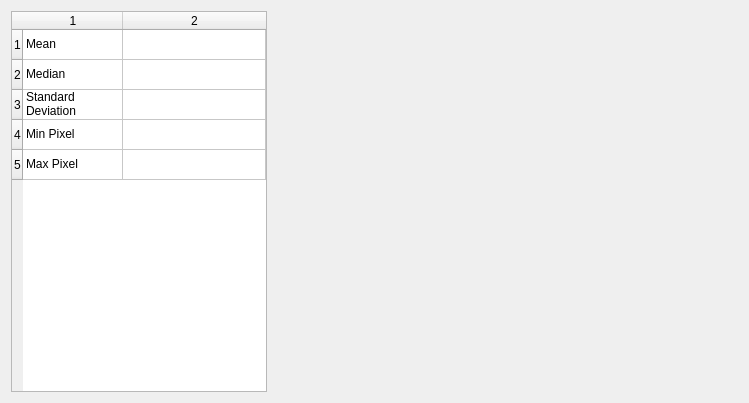
<?xml version="1.0" encoding="UTF-8"?>
<ui version="4.0">
 <class>ImageStatisticsOverview</class>
 <widget class="QWidget" name="ImageStatisticsOverview">
  <property name="geometry">
   <rect>
    <x>0</x>
    <y>0</y>
    <width>749</width>
    <height>403</height>
   </rect>
  </property>
  <property name="windowTitle">
   <string>Form</string>
  </property>
  <layout class="QHBoxLayout" name="horizontalLayout">
   <item>
    <widget class="QTableWidget" name="table_widget">
     <property name="sizePolicy">
      <sizepolicy hsizetype="Maximum" vsizetype="Minimum">
       <horstretch>0</horstretch>
       <verstretch>0</verstretch>
      </sizepolicy>
     </property>
     <property name="autoFillBackground">
      <bool>false</bool>
     </property>
     <property name="rowCount">
      <number>5</number>
     </property>
     <property name="columnCount">
      <number>2</number>
     </property>
     <attribute name="horizontalHeaderStretchLastSection">
      <bool>true</bool>
     </attribute>
     <row/>
     <row/>
     <row/>
     <row/>
     <row/>
     <column/>
     <column/>
     <item row="0" column="0">
      <property name="text">
       <string>Mean</string>
      </property>
     </item>
     <item row="1" column="0">
      <property name="text">
       <string>Median</string>
      </property>
     </item>
     <item row="2" column="0">
      <property name="text">
       <string>Standard Deviation</string>
      </property>
     </item>
     <item row="3" column="0">
      <property name="text">
       <string>Min Pixel</string>
      </property>
     </item>
     <item row="4" column="0">
      <property name="text">
       <string>Max Pixel</string>
      </property>
     </item>
    </widget>
   </item>
   <item>
    <widget class="QCustomPlot" name="gaussian_dist_plot" native="true"/>
   </item>
  </layout>
 </widget>
 <customwidgets>
  <customwidget>
   <class>QCustomPlot</class>
   <extends>QWidget</extends>
   <header location="global">qcustomplot.h</header>
   <container>1</container>
  </customwidget>
 </customwidgets>
 <resources/>
 <connections/>
</ui>
